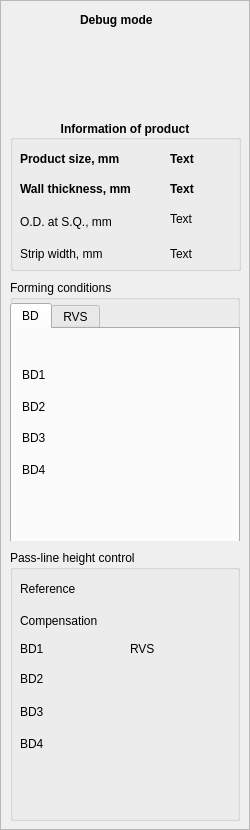
     <widget class="QFrame" name="frame">
      <property name="minimumSize">
       <size>
        <width>250</width>
        <height>0</height>
       </size>
      </property>
      <property name="frameShape">
       <enum>QFrame::StyledPanel</enum>
      </property>
      <property name="frameShadow">
       <enum>QFrame::Raised</enum>
      </property>
      <widget class="QGroupBox" name="gb_InfoProd">
       <property name="geometry">
        <rect>
         <x>10</x>
         <y>120</y>
         <width>231</width>
         <height>151</height>
        </rect>
       </property>
       <property name="minimumSize">
        <size>
         <width>230</width>
         <height>151</height>
        </size>
       </property>
       <property name="font">
        <font>
         <weight>75</weight>
         <bold>true</bold>
        </font>
       </property>
       <property name="title">
        <string>Information of product</string>
       </property>
       <property name="alignment">
        <set>Qt::AlignCenter</set>
       </property>
       <widget class="QLabel" name="lbl_ProdSize">
        <property name="geometry">
         <rect>
          <x>10</x>
          <y>30</y>
          <width>121</width>
          <height>17</height>
         </rect>
        </property>
        <property name="minimumSize">
         <size>
          <width>0</width>
          <height>0</height>
         </size>
        </property>
        <property name="maximumSize">
         <size>
          <width>16777215</width>
          <height>25</height>
         </size>
        </property>
        <property name="font">
         <font>
          <weight>75</weight>
          <bold>true</bold>
         </font>
        </property>
        <property name="text">
         <string>Product size, mm</string>
        </property>
       </widget>
       <widget class="QLabel" name="lbl_DiamAtSQ">
        <property name="geometry">
         <rect>
          <x>10</x>
          <y>93</y>
          <width>111</width>
          <height>17</height>
         </rect>
        </property>
        <property name="minimumSize">
         <size>
          <width>0</width>
          <height>0</height>
         </size>
        </property>
        <property name="maximumSize">
         <size>
          <width>16777215</width>
          <height>25</height>
         </size>
        </property>
        <property name="font">
         <font>
          <weight>50</weight>
          <bold>false</bold>
         </font>
        </property>
        <property name="text">
         <string>O.D. at S.Q., mm</string>
        </property>
       </widget>
       <widget class="QLabel" name="lbl_Width">
        <property name="geometry">
         <rect>
          <x>10</x>
          <y>125</y>
          <width>111</width>
          <height>17</height>
         </rect>
        </property>
        <property name="minimumSize">
         <size>
          <width>0</width>
          <height>0</height>
         </size>
        </property>
        <property name="maximumSize">
         <size>
          <width>16777215</width>
          <height>25</height>
         </size>
        </property>
        <property name="font">
         <font>
          <weight>50</weight>
          <bold>false</bold>
         </font>
        </property>
        <property name="text">
         <string>Strip width, mm</string>
        </property>
       </widget>
       <widget class="QLabel" name="lbl_Thick">
        <property name="geometry">
         <rect>
          <x>10</x>
          <y>60</y>
          <width>141</width>
          <height>17</height>
         </rect>
        </property>
        <property name="minimumSize">
         <size>
          <width>0</width>
          <height>0</height>
         </size>
        </property>
        <property name="maximumSize">
         <size>
          <width>16777215</width>
          <height>25</height>
         </size>
        </property>
        <property name="text">
         <string>Wall thickness, mm</string>
        </property>
       </widget>
       <widget class="QLabel" name="lbl_ProdSizeValue">
        <property name="geometry">
         <rect>
          <x>160</x>
          <y>30</y>
          <width>67</width>
          <height>17</height>
         </rect>
        </property>
        <property name="text">
         <string>Text</string>
        </property>
       </widget>
       <widget class="QLabel" name="lbl_ThickValue">
        <property name="geometry">
         <rect>
          <x>160</x>
          <y>60</y>
          <width>67</width>
          <height>17</height>
         </rect>
        </property>
        <property name="text">
         <string>Text</string>
        </property>
       </widget>
       <widget class="QLabel" name="lbl_DiamAtSQValue">
        <property name="geometry">
         <rect>
          <x>160</x>
          <y>90</y>
          <width>81</width>
          <height>17</height>
         </rect>
        </property>
        <property name="minimumSize">
         <size>
          <width>0</width>
          <height>0</height>
         </size>
        </property>
        <property name="maximumSize">
         <size>
          <width>16777215</width>
          <height>25</height>
         </size>
        </property>
        <property name="font">
         <font>
          <weight>50</weight>
          <bold>false</bold>
         </font>
        </property>
        <property name="text">
         <string>Text</string>
        </property>
       </widget>
       <widget class="QLabel" name="lbl_WidthValue">
        <property name="geometry">
         <rect>
          <x>160</x>
          <y>125</y>
          <width>81</width>
          <height>17</height>
         </rect>
        </property>
        <property name="minimumSize">
         <size>
          <width>0</width>
          <height>0</height>
         </size>
        </property>
        <property name="maximumSize">
         <size>
          <width>16777215</width>
          <height>25</height>
         </size>
        </property>
        <property name="font">
         <font>
          <weight>50</weight>
          <bold>false</bold>
         </font>
        </property>
        <property name="text">
         <string>Text</string>
        </property>
       </widget>
      </widget>
      <widget class="QGroupBox" name="gb_FormCond">
       <property name="geometry">
        <rect>
         <x>10</x>
         <y>280</y>
         <width>230</width>
         <height>261</height>
        </rect>
       </property>
       <property name="minimumSize">
        <size>
         <width>230</width>
         <height>0</height>
        </size>
       </property>
       <property name="title">
        <string>Forming conditions</string>
       </property>
       <widget class="QTabWidget" name="tabWidget_2">
        <property name="geometry">
         <rect>
          <x>0</x>
          <y>23</y>
          <width>230</width>
          <height>241</height>
         </rect>
        </property>
        <property name="minimumSize">
         <size>
          <width>230</width>
          <height>0</height>
         </size>
        </property>
        <property name="currentIndex">
         <number>0</number>
        </property>
        <widget class="QWidget" name="w_BD">
         <attribute name="title">
          <string>BD</string>
         </attribute>
         <widget class="QLabel" name="lbl_BD3_2">
          <property name="geometry">
           <rect>
            <x>10</x>
            <y>100</y>
            <width>81</width>
            <height>17</height>
           </rect>
          </property>
          <property name="minimumSize">
           <size>
            <width>0</width>
            <height>0</height>
           </size>
          </property>
          <property name="maximumSize">
           <size>
            <width>16777215</width>
            <height>25</height>
           </size>
          </property>
          <property name="text">
           <string>BD3</string>
          </property>
         </widget>
         <widget class="QLabel" name="lbl_BD4_2">
          <property name="geometry">
           <rect>
            <x>10</x>
            <y>132</y>
            <width>81</width>
            <height>17</height>
           </rect>
          </property>
          <property name="minimumSize">
           <size>
            <width>0</width>
            <height>0</height>
           </size>
          </property>
          <property name="maximumSize">
           <size>
            <width>16777215</width>
            <height>25</height>
           </size>
          </property>
          <property name="text">
           <string>BD4</string>
          </property>
         </widget>
         <widget class="QLabel" name="lbl_BD2_2">
          <property name="geometry">
           <rect>
            <x>10</x>
            <y>69</y>
            <width>81</width>
            <height>17</height>
           </rect>
          </property>
          <property name="minimumSize">
           <size>
            <width>0</width>
            <height>0</height>
           </size>
          </property>
          <property name="maximumSize">
           <size>
            <width>16777215</width>
            <height>25</height>
           </size>
          </property>
          <property name="text">
           <string>BD2</string>
          </property>
         </widget>
         <widget class="QLabel" name="lbl_BD1_2">
          <property name="geometry">
           <rect>
            <x>10</x>
            <y>37</y>
            <width>81</width>
            <height>17</height>
           </rect>
          </property>
          <property name="minimumSize">
           <size>
            <width>0</width>
            <height>0</height>
           </size>
          </property>
          <property name="maximumSize">
           <size>
            <width>16777215</width>
            <height>25</height>
           </size>
          </property>
          <property name="text">
           <string>BD1</string>
          </property>
         </widget>
        </widget>
        <widget class="QWidget" name="w_RVS">
         <attribute name="title">
          <string>RVS</string>
         </attribute>
         <widget class="QLabel" name="lbl_RVS_2">
          <property name="geometry">
           <rect>
            <x>10</x>
            <y>40</y>
            <width>81</width>
            <height>17</height>
           </rect>
          </property>
          <property name="minimumSize">
           <size>
            <width>0</width>
            <height>0</height>
           </size>
          </property>
          <property name="maximumSize">
           <size>
            <width>16777215</width>
            <height>25</height>
           </size>
          </property>
          <property name="text">
           <string>RVS</string>
          </property>
         </widget>
        </widget>
       </widget>
      </widget>
      <widget class="QGroupBox" name="gb_PassLineHeightControl">
       <property name="geometry">
        <rect>
         <x>10</x>
         <y>550</y>
         <width>230</width>
         <height>271</height>
        </rect>
       </property>
       <property name="minimumSize">
        <size>
         <width>230</width>
         <height>0</height>
        </size>
       </property>
       <property name="title">
        <string>Pass-line height control</string>
       </property>
       <widget class="QLabel" name="lbl_Refer">
        <property name="geometry">
         <rect>
          <x>10</x>
          <y>30</y>
          <width>81</width>
          <height>17</height>
         </rect>
        </property>
        <property name="minimumSize">
         <size>
          <width>0</width>
          <height>0</height>
         </size>
        </property>
        <property name="maximumSize">
         <size>
          <width>16777215</width>
          <height>25</height>
         </size>
        </property>
        <property name="text">
         <string>Reference</string>
        </property>
       </widget>
       <widget class="QLabel" name="lb_Compens">
        <property name="geometry">
         <rect>
          <x>10</x>
          <y>62</y>
          <width>101</width>
          <height>17</height>
         </rect>
        </property>
        <property name="minimumSize">
         <size>
          <width>0</width>
          <height>0</height>
         </size>
        </property>
        <property name="maximumSize">
         <size>
          <width>16777215</width>
          <height>25</height>
         </size>
        </property>
        <property name="text">
         <string>Compensation</string>
        </property>
       </widget>
       <widget class="QLabel" name="lbl_BD2">
        <property name="geometry">
         <rect>
          <x>10</x>
          <y>120</y>
          <width>81</width>
          <height>17</height>
         </rect>
        </property>
        <property name="minimumSize">
         <size>
          <width>0</width>
          <height>0</height>
         </size>
        </property>
        <property name="maximumSize">
         <size>
          <width>16777215</width>
          <height>25</height>
         </size>
        </property>
        <property name="text">
         <string>BD2</string>
        </property>
       </widget>
       <widget class="QLabel" name="lbl_BD1">
        <property name="geometry">
         <rect>
          <x>10</x>
          <y>90</y>
          <width>81</width>
          <height>17</height>
         </rect>
        </property>
        <property name="minimumSize">
         <size>
          <width>0</width>
          <height>0</height>
         </size>
        </property>
        <property name="maximumSize">
         <size>
          <width>16777215</width>
          <height>25</height>
         </size>
        </property>
        <property name="text">
         <string>BD1</string>
        </property>
       </widget>
       <widget class="QLabel" name="lbl_BD4">
        <property name="geometry">
         <rect>
          <x>10</x>
          <y>185</y>
          <width>81</width>
          <height>17</height>
         </rect>
        </property>
        <property name="minimumSize">
         <size>
          <width>0</width>
          <height>0</height>
         </size>
        </property>
        <property name="maximumSize">
         <size>
          <width>16777215</width>
          <height>25</height>
         </size>
        </property>
        <property name="text">
         <string>BD4</string>
        </property>
       </widget>
       <widget class="QLabel" name="lbl_BD3">
        <property name="geometry">
         <rect>
          <x>10</x>
          <y>153</y>
          <width>81</width>
          <height>17</height>
         </rect>
        </property>
        <property name="minimumSize">
         <size>
          <width>0</width>
          <height>0</height>
         </size>
        </property>
        <property name="maximumSize">
         <size>
          <width>16777215</width>
          <height>25</height>
         </size>
        </property>
        <property name="text">
         <string>BD3</string>
        </property>
       </widget>
       <widget class="QLabel" name="lbl_RVS">
        <property name="geometry">
         <rect>
          <x>120</x>
          <y>90</y>
          <width>81</width>
          <height>17</height>
         </rect>
        </property>
        <property name="minimumSize">
         <size>
          <width>0</width>
          <height>0</height>
         </size>
        </property>
        <property name="maximumSize">
         <size>
          <width>16777215</width>
          <height>25</height>
         </size>
        </property>
        <property name="text">
         <string>RVS</string>
        </property>
       </widget>
      </widget>
      <widget class="QLabel" name="lbl_debug">
       <property name="geometry">
        <rect>
         <x>80</x>
         <y>10</y>
         <width>91</width>
         <height>20</height>
        </rect>
       </property>
       <property name="font">
        <font>
         <weight>75</weight>
         <bold>true</bold>
        </font>
       </property>
       <property name="text">
        <string>Debug mode</string>
       </property>
      </widget>
     </widget>
